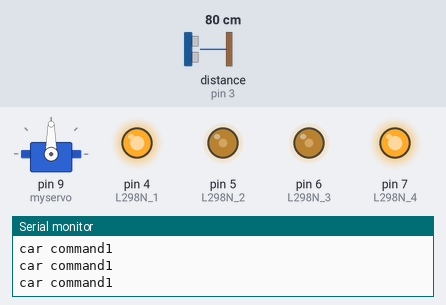
The sketch below on a simulated Arduino Uno, built with avr-gcc and run on an emulated ATmega328P. Shown: servo, output pins drawn as LEDs (lit = HIGH), the last lines printed to the serial monitor. Wiring (inferred from the names in the program): ultrasonic range finder: trigger pin 2; echo pin 3. Inputs (shaded band) come from the test bench; at power-on: distance to the obstacle (sensor on pin 3) 80 cm. The echo pulse lasts 58.3 µs per cm; pins used as bus, display or sensor lines are not drawn.

Above: at 1.2 s.
1.3 s: distance to the obstacle (sensor on pin 3) set to 34 cm
4.3 s: distance to the obstacle (sensor on pin 3) set to 27 cm
At 6.4 s:
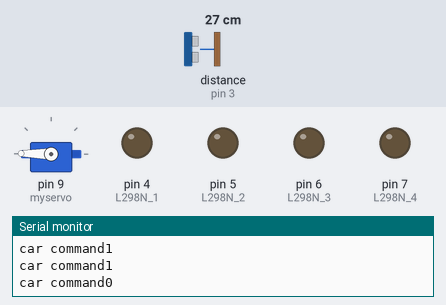
At 8.7 s:
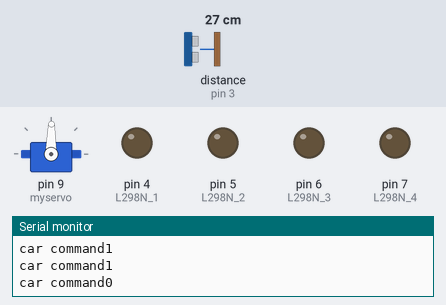
10.3 s: distance to the obstacle (sensor on pin 3) set to 120 cm
At 11.3 s:
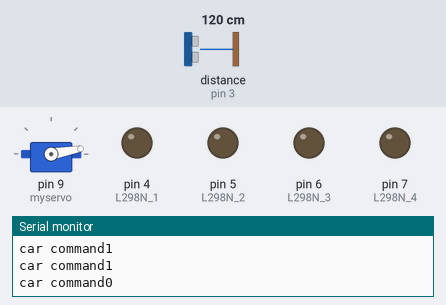
Timing chart, 0 to 14.0 s (numbered marks = the images above; inputs shaded):
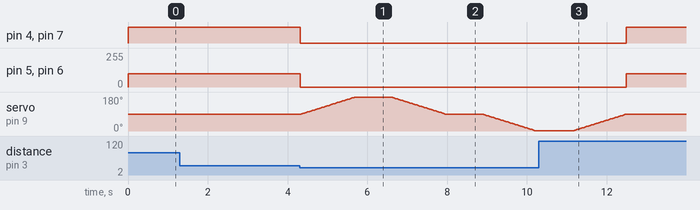

Measured:
- the behaviour switches between 31 and 30 cm on distance to the obstacle (sensor on pin 3) (found by bisection; images 0 and 1)
- after the input at 4.3 s, pin 4 (L298N_1), pin 7 (L298N_4): HIGH → LOW at once; pin 5 (L298N_2), pin 6 (L298N_3): 100/255 → 0/255 at once
- after the input at 10.3 s, pin 4 (L298N_1), pin 7 (L298N_4): LOW → HIGH after 2.2 s; pin 5 (L298N_2), pin 6 (L298N_3): 0/255 → 100/255 after 2.2 s; servo on pin 9 (myservo): goes on until 12.5 s, then stays 89°

The sketch:

car_36.ino
```cpp
#include <Servo.h> //引入lib
Servo myservo;  // 创建一个伺服电机对象

//命令
#define CAR_STOP  0
#define CAR_FORWARD   1
#define CAR_BACKWARD  2
#define CAR_TURNLEFT  3
#define CAR_TURNRIGHT 4

//超声波模块
#define TrigPin 2
#define EchoPin 3

int middle_servo_pos = 89;
int max_servo_pos = 179;
int min_servo_pos = 1;

//小车电机
int motor_speed = 100;
int high_speed = 150;
#define L298N_1 4
#define L298N_2 5 //M1 PWN
#define L298N_3 6 //M2 PWN
#define L298N_4 7


void setup()
{
  Serial.begin(9600);
  myservo.attach(9);  // 9号引脚输出电机控制信号,仅能使用PWM引脚

  pinMode(TrigPin,OUTPUT);
  pinMode(EchoPin,INPUT);

  //电机
  pinMode(L298N_1,OUTPUT);
  pinMode(L298N_2,OUTPUT);
  pinMode(L298N_3,OUTPUT);
  pinMode(L298N_4,OUTPUT);
}
void loop()
{
  avoid();
  // car_move(CAR_FORWARD);
  // delay(2000);
  // car_move(CAR_BACKWARD);
  // delay(2000);
  // car_move(CAR_TURNLEFT);
  // delay(2000);
  // car_move(CAR_TURNRIGHT);
  // delay(2000);
  // car_move(CAR_STOP);
  // delay(2000);
}

void car_move(int motor_command)
{
  Serial.print("car command");
  Serial.println(motor_command);
  switch(motor_command)
  {
    case CAR_FORWARD:
      analogWrite(L298N_1, high_speed);
      analogWrite(L298N_2, motor_speed);

      analogWrite(L298N_3, motor_speed);
      analogWrite(L298N_4, high_speed);
    break;
    case CAR_BACKWARD:
      analogWrite(L298N_1, motor_speed);
      analogWrite(L298N_2, high_speed);

      analogWrite(L298N_3, high_speed);
      analogWrite(L298N_4, motor_speed);
    break;
    case CAR_TURNLEFT:
      analogWrite(L298N_1, high_speed);
      analogWrite(L298N_2, motor_speed);
      analogWrite(L298N_3, 0);
      analogWrite(L298N_4, 0);
    break;
    case CAR_TURNRIGHT:
      analogWrite(L298N_1, 0);
      analogWrite(L298N_2, 0);
      analogWrite(L298N_3, motor_speed);
      analogWrite(L298N_4, high_speed);
    break;
    case CAR_STOP:
      analogWrite(L298N_1, 0);
      analogWrite(L298N_2, 0);
      analogWrite(L298N_3, 0);
      analogWrite(L298N_4, 0);
    break;
    default:
      analogWrite(L298N_1, 0);
      analogWrite(L298N_2, 0);
      analogWrite(L298N_3, 0);
      analogWrite(L298N_4, 0);
    break;
  }
}

void avoid()
{
  int dis[3] = {0};
  int servo_pos = 90;
  car_move(CAR_FORWARD);
  dis[1] = get_distance();//前方距障碍距离
  if(dis[1] < 30)
  {
    car_move(CAR_STOP);
    //获取左边障碍距离
    dis[0] = get_left_distance();

    //再次获取正面的障碍距离
    dis[1] = get_left_back_front_distance();

    // 获取右边边障碍距离
    dis[2] = get_right_distance();

    // 右边转回正面
    right_back_front();

    //当正面距离小于5cm时，后退一点
    if(dis[1] <= 5)
    {
      car_move(CAR_BACKWARD);
      delay(500);
      car_move(CAR_STOP);
    }
    else if(dis[0] >= dis[2])
    {
      car_move(CAR_TURNLEFT);
    }
    else if(dis[0] < dis[2])
    {
      car_move(CAR_TURNRIGHT);
    }
  }
}

/**
 * 获取左边的最小距离
 */
int get_left_distance()
{
  int servo_pos = 89;
  //转向左边
  for(servo_pos = middle_servo_pos;servo_pos <= max_servo_pos;servo_pos++)
  {
    myservo.write(servo_pos);
    delay(15);
  }
  int distance_val = get_distance();

  for(int i = 0;i < 3;i++)
  {
    myservo.write(max_servo_pos);
    delay(300);
    int val=get_distance();
    distance_val = min(distance_val,val);//左边距障碍距离测三次取最小值
  }
  return distance_val;
}

/**
 * 从左面转回到正面，再次获取正面的距离
 */
int get_left_back_front_distance()
{
  int servo_pos = middle_servo_pos;
  for(servo_pos = max_servo_pos;servo_pos >= 89;servo_pos--)
  {
    myservo.write(servo_pos);
    delay(15);
  }
  int distance_val = get_distance();

  for(int i = 0;i < 3;i++)
  {
    myservo.write(middle_servo_pos);
    delay(300);
    int val = get_distance();
    distance_val = min(distance_val,val);//正面距障碍距离测三次取最小值
  }
  return distance_val;
}

/**
 * 从正面转回到右边，获取右边的距离
 */
int get_right_distance()
{
  int servo_pos = middle_servo_pos;
  for(servo_pos;servo_pos >= min_servo_pos;servo_pos--)
  {
    myservo.write(servo_pos);
    delay(15);
  }
  int distance_val = get_distance();

  for(int i = 0;i < 3;i++)
  {
    myservo.write(min_servo_pos);
    delay(300);
    int val = get_distance();
    distance_val = min(distance_val,val);//右边距障碍距离测三次取最小值
  }
  return distance_val;
}
/**
 * 右边转回到正面
 */
void right_back_front()
{
  int servo_pos = middle_servo_pos;
  for(servo_pos = min_servo_pos;servo_pos <= middle_servo_pos;servo_pos++)
  {
    myservo.write(servo_pos);
    delay(15);
  }
}


int get_distance()
{
  digitalWrite(TrigPin, LOW); //低高低电平发一个短时间脉冲去TrigPin
  delayMicroseconds(2);
  digitalWrite(TrigPin, HIGH);
  delayMicroseconds(10);
  digitalWrite(TrigPin, LOW);
  float Value_cm = float( pulseIn(EchoPin, HIGH) * 17 )/1000; //将回波时间换算成cm
  //读取一个引脚的脉冲（HIGH或LOW）。例如，如果value是HIGH，pulseIn()会等待引脚变为HIGH，开始计时，再等待引脚变为LOW并停止计时。
  //返回脉冲的长度，单位微秒。如果在指定的时间内无脉冲函数返回。
  //此函数的计时功能由经验决定，长时间的脉冲计时可能会出错。计时范围从10微秒至3分钟。（1秒=1000毫秒=1000000微秒）
  //接收到的高电平的时间（us）* 340m/s / 2 = 接收到高电平的时间（us） * 17000 cm / 1000000 us = 接收到高电平的时间 * 17 / 1000  (cm)
//  Serial.println(Value_cm);
  int distance = int(Value_cm);
  //手动遮挡2个孔，调试返回是 1180左右
  if(distance >= 1180)
  {
     return 0;
  }
  else if(distance >= 50)
  {
    return 50;
  }
  else
  {
    return distance;
  }
}
```
